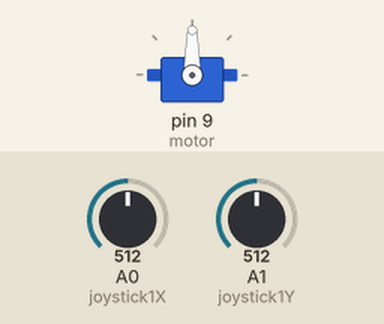
Simulated run of this sketch. Board: Arduino Uno, built with avr-gcc and run on an emulated ATmega328P. Parts: servo. The test bench sets the inputs (shaded band); at power-on: A0 (joystick1X) = 512, A1 (joystick1Y) = 512.

Above: at 1.2 s.
1.3 s: A0 (joystick1X) set to 716
At 2.2 s:
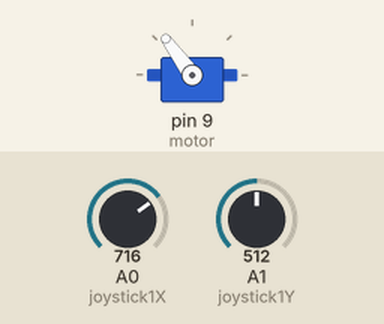
2.8 s: A0 (joystick1X) set to 900
At 3.5 s:
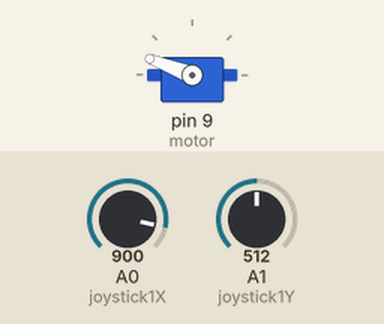
4.3 s: A0 (joystick1X) set to 1023
At 4.8 s:
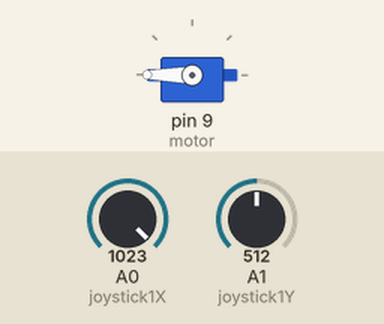
5.8 s: A0 (joystick1X) set to 306
At 6.1 s:
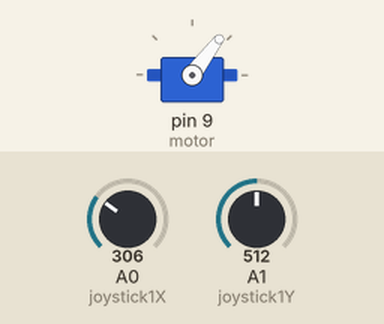
7.3 s: A0 (joystick1X) set to 122
At 8.5 s:
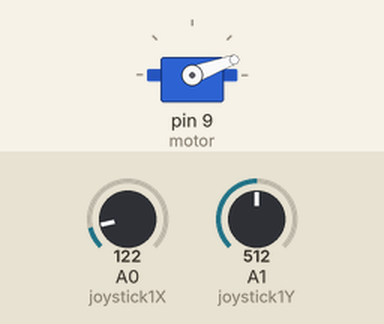
8.8 s: A0 (joystick1X) set to 511
At 10.0 s:
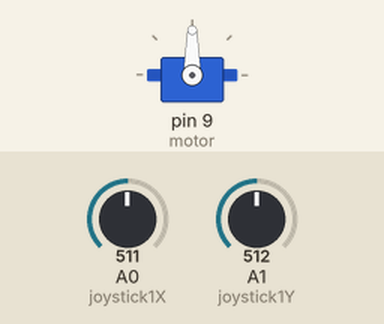
Timing chart, 0 to 11.3 s (numbered marks = the images above; inputs shaded):
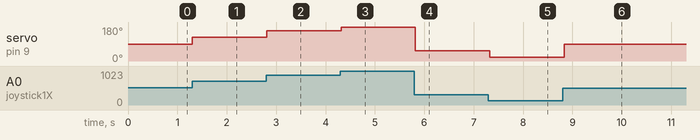

The sketch:

Servo_e_Joystick.ino
```cpp
#include <Servo.h>
#define ANGULO_INICIAL_MOTOR 90

// --- Mapeamento do Joystick ---

#define joystick1X A0  //eixo x
#define joystick1Y A1  //eixo y

// --- Mapeamento do Servo ---
Servo motor;


void setup() {
  motor.attach(9);
  pinMode(joystick1X, INPUT);
  pinMode(joystick1Y, INPUT);
  motor.write(ANGULO_INICIAL_MOTOR);
}

void loop() {
  int posicao_x = analogRead(joystick1X);
  int posicao_y = analogRead(joystick1Y);
  posicao_x = map(posicao_x, 4, 1017, 0, 180);
  motor.write(posicao_x);
  delay(100);

}
```

Measured:
- after the input at 1.3 s, servo on pin 9 (motor): 90° → 126° at once
- after the input at 2.8 s, servo on pin 9 (motor): 126° → 159° at once
- after the input at 4.3 s, servo on pin 9 (motor): 159° → 180° at once
- after the input at 5.8 s, servo on pin 9 (motor): 180° → 53° at once
- after the input at 7.3 s, servo on pin 9 (motor): 53° → 20° at once
- after the input at 8.8 s, servo on pin 9 (motor): 20° → 90° at once
